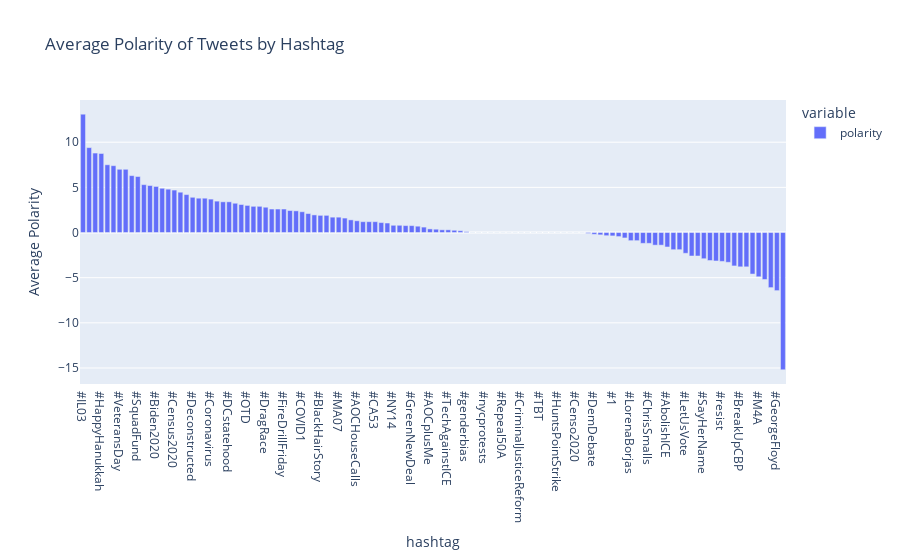
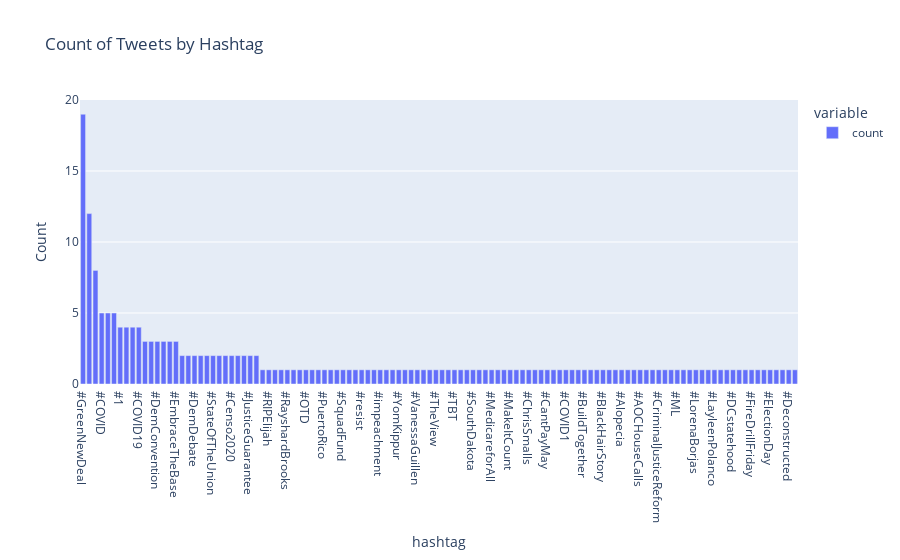

The notebook cell these images were saved under, in order:
### Code cell
import plotly.express as px
fig1 = px.bar(aoc_hashtag, title="Average Polarity of Tweets by Hashtag", labels={"value": "Average Polarity"})
fig1.show()

fig2 = px.bar(hashtags_tweet.value_counts("hashtag"), title="Count of Tweets by Hashtag", labels={"value": "Count"})
fig2.show()

### Figure 1 — Plotly figure (JSON) as saved in the notebook; plotly's stock layout.template omitted (floating-point values rounded to 4 significant figures)
{"data": [{"alignmentgroup": "True", "hovertemplate": "variable=polarity<br>hashtag=%{x}<br>Average Polarity=%{y}<extra></extra>", "legendgroup": "polarity", "marker": {"color": "#636efa", "pattern": {"shape": ""}}, "name": "polarity", "offsetgroup": "polarity", "orientation": "v", "showlegend": true, "textposition": "auto", "type": "bar", "x": ["#IL03", "#Juneteenth", "#MO1", "#HappyHanukkah", "#Alopecia", "#MarkZuckerberg", "#VeteransDay", "#YomKippur", "#GreenNewDealmaker", "#SquadFund", "#TaxTheRich", "#TheView", "#Biden2020", "#CoronaVirusCareFund", "#PinoeAskAOC", "#Census2020", "#TeamAOC", "#GND", "#Deconstructed", "#COP25", "#BuildTogether", "#Coronavirus", "#NotMeUs", "#DemConvention", "#DCstatehood", "#COVID", "#StrikeForBlackLives", "#OTD", "#YouBettaVote", "#Squad", "#DragRace", "#Patient31", "#socialdi", "#FireDrillFriday", "#MedicareForAll", "#VanessaGuillen", "#COVID1", "#NYPD", "#COVIDー19", "#BlackHairStory", "#ElectionDay", "#impeachment", "#MA07", "#ChristopherJohnRogers", "#PrimeDay", "#AOCHouseCalls", "#Fightfor15", "#TipsOnTop", "#CA53", "#EVFreedomAct", "#WheresMitch", "#NY14", "#MedicareforAll", "#SOTU", "#GreenNewDeal", "#2020Census", "#WeGotOurBlock", "#AOCplusMe", "#EmbraceTheBase", "#ShopSmallAstoria", "#TechAgainstICE", "#PuertoRicoSeLevanta", "#FreeOurElders", "#genderbias", "#COVID19", "#PuertoRico", "#nycprotests", "#AhmaudAubrey", "#NewYorkerFest", "#Repeal50A", "#Bla", "#SouthDakota", "#CriminalJusticeReform", "#MutualAid", "#inners", "#TBT", "#ML", "#1u", "#HuntsPointStrike", "#CancelRent", "#ValentinesForAll", "#Censo2020", "#SaveThePostOffice", "#FreeMariana", "#DemDebate", "#coronavirus", "#BREAKING", "#1", "#JusticeGuarantee", "#RIPElijah", "#LorenaBorjas", "#CheckYourPayStub", "#SOTU2020", "#ChrisSmalls", "#BlackLivesMatter", "#FamiliesFirst", "#AbolishICE", "#MakeItCount", "#VoteEarly", "#LetUsVote", "#ShutdownParchman", "#ParchmanPrison", "#SayHerName", "#ClimateCrisis", "#StateOfTheUnion", "#resist", "#LegalizeIt", "#BreonnaTaylor", "#BreakUpCBP", "#BlackLivesMattters", "#LayleenPolanco", "#M4A", "#CantPayMay", "#CancelStudentDebt", "#GeorgeFloyd", "#RayshardBrooks"], "xaxis": "x", "y": [13.1, 9.4, 8.8, 8.75, 7.5, 7.4, 7, 7, 6.3, 6.2, 5.3, 5.2, 5.1, 4.9, 4.8, 4.7, 4.463, 4.2, 3.9, 3.8, 3.8, 3.7, 3.475, 3.4, 3.4, 3.24, 3.1, 3, 2.9, 2.9, 2.8, 2.6, 2.6, 2.6, 2.433, 2.4, 2.3, 2.1, 1.95, 1.9, 1.9, 1.7, 1.7, 1.6, 1.4, 1.3, 1.2, 1.2, 1.2, 1.1, 1.05, 0.8, 0.8, 0.7667, 0.7632, 0.7, 0.6, 0.4, 0.3667, 0.3, 0.3, 0.25, 0.2, 0.1, 8.327e-17, 0, 0, 0, 0, 0, 0, 0, 0, 0, 0, 0, 0, 0, 0, 0, 0, 0, 0, -0.1, -0.2, -0.26, -0.35, -0.375, -0.45, -0.6, -0.9, -0.9, -1.2, -1.2, -1.4, -1.4, -1.6, -1.9, -1.9, -2.3, -2.6, -2.6, -2.9, -3.1, -3.15, -3.2, -3.3, -3.7, -3.8, -3.8, -4.6, -4.9, -5.2, -6.1, -6.433, -15.2], "yaxis": "y"}], "layout": {"barmode": "relative", "legend": {"title": {"text": "variable"}, "tracegroupgap": 0}, "title": {"text": "Average Polarity of Tweets by Hashtag"}, "xaxis": {"anchor": "y", "domain": [0, 1], "title": {"text": "hashtag"}}, "yaxis": {"anchor": "x", "domain": [0, 1], "title": {"text": "Average Polarity"}}}}

### Figure 2 — Plotly figure (JSON) as saved in the notebook; plotly's stock layout.template omitted (floating-point values rounded to 4 significant figures)
{"data": [{"alignmentgroup": "True", "hovertemplate": "variable=count<br>hashtag=%{x}<br>Count=%{y}<extra></extra>", "legendgroup": "count", "marker": {"color": "#636efa", "pattern": {"shape": ""}}, "name": "count", "offsetgroup": "count", "orientation": "v", "showlegend": true, "textposition": "auto", "type": "bar", "x": ["#GreenNewDeal", "#MedicareForAll", "#TeamAOC", "#COVID", "#BreonnaTaylor", "#coronavirus", "#1", "#NotMeUs", "#WeGotOurBlock", "#COVID19", "#BlackLivesMatter", "#SOTU", "#DemConvention", "#AbolishICE", "#GeorgeFloyd", "#EmbraceTheBase", "#BREAKING", "#IL03", "#DemDebate", "#PuertoRicoSeLevanta", "#2020Census", "#StateOfTheUnion", "#HappyHanukkah", "#HuntsPointStrike", "#Censo2020", "#COVIDー19", "#WheresMitch", "#JusticeGuarantee", "#NewYorkerFest", "#PrimeDay", "#RIPElijah", "#ParchmanPrison", "#Repeal50A", "#RayshardBrooks", "#Patient31", "#NYPD", "#OTD", "#PinoeAskAOC", "#MutualAid", "#PuertoRico", "#NY14", "#SOTU2020", "#SquadFund", "#SaveThePostOffice", "#SayHerName", "#resist", "#nycprotests", "#inners", "#impeachment", "#genderbias", "#YouBettaVote", "#YomKippur", "#VoteEarly", "#VeteransDay", "#VanessaGuillen", "#ValentinesForAll", "#TipsOnTop", "#TheView", "#TechAgainstICE", "#TaxTheRich", "#TBT", "#StrikeForBlackLives", "#Squad", "#SouthDakota", "#ShutdownParchman", "#ShopSmallAstoria", "#MedicareforAll", "#LegalizeIt", "#MarkZuckerberg", "#MakeItCount", "#ClimateCrisis", "#ChristopherJohnRogers", "#ChrisSmalls", "#CheckYourPayStub", "#Census2020", "#CantPayMay", "#CancelStudentDebt", "#CancelRent", "#COVID1", "#COP25", "#CA53", "#BuildTogether", "#BreakUpCBP", "#BlackLivesMattters", "#BlackHairStory", "#Bla", "#Biden2020", "#Alopecia", "#AhmaudAubrey", "#AOCplusMe", "#AOCHouseCalls", "#CoronaVirusCareFund", "#Coronavirus", "#CriminalJusticeReform", "#GreenNewDealmaker", "#MO1", "#ML", "#MA07", "#M4A", "#LorenaBorjas", "#LetUsVote", "#1u", "#LayleenPolanco", "#Juneteenth", "#GND", "#DCstatehood", "#FreeOurElders", "#FreeMariana", "#FireDrillFriday", "#Fightfor15", "#FamiliesFirst", "#ElectionDay", "#EVFreedomAct", "#DragRace", "#Deconstructed", "#socialdi"], "xaxis": "x", "y": [19, 12, 8, 5, 5, 5, 4, 4, 4, 4, 3, 3, 3, 3, 3, 3, 2, 2, 2, 2, 2, 2, 2, 2, 2, 2, 2, 2, 2, 1, 1, 1, 1, 1, 1, 1, 1, 1, 1, 1, 1, 1, 1, 1, 1, 1, 1, 1, 1, 1, 1, 1, 1, 1, 1, 1, 1, 1, 1, 1, 1, 1, 1, 1, 1, 1, 1, 1, 1, 1, 1, 1, 1, 1, 1, 1, 1, 1, 1, 1, 1, 1, 1, 1, 1, 1, 1, 1, 1, 1, 1, 1, 1, 1, 1, 1, 1, 1, 1, 1, 1, 1, 1, 1, 1, 1, 1, 1, 1, 1, 1, 1, 1, 1, 1, 1], "yaxis": "y"}], "layout": {"barmode": "relative", "legend": {"title": {"text": "variable"}, "tracegroupgap": 0}, "title": {"text": "Count of Tweets by Hashtag"}, "xaxis": {"anchor": "y", "domain": [0, 1], "title": {"text": "hashtag"}}, "yaxis": {"anchor": "x", "domain": [0, 1], "title": {"text": "Count"}}}}
